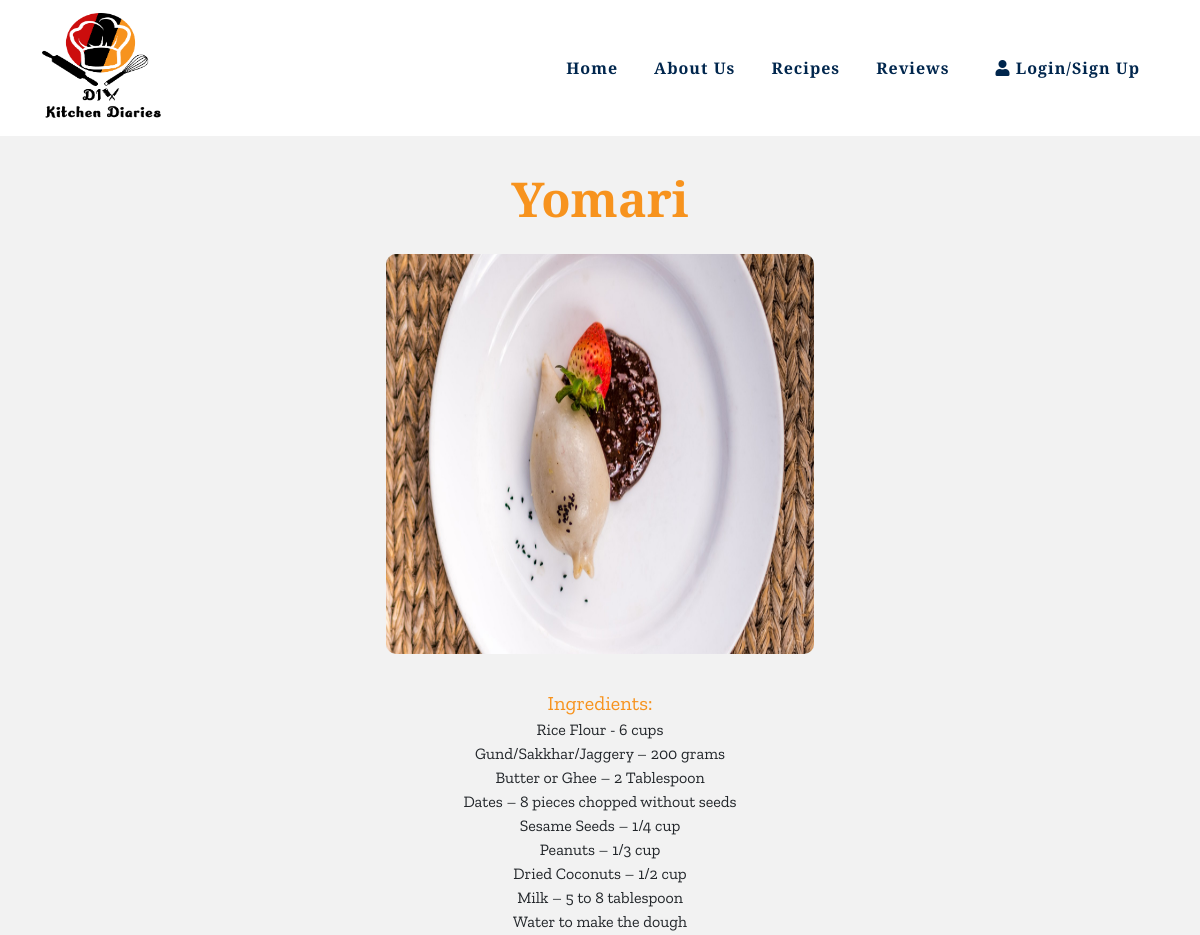
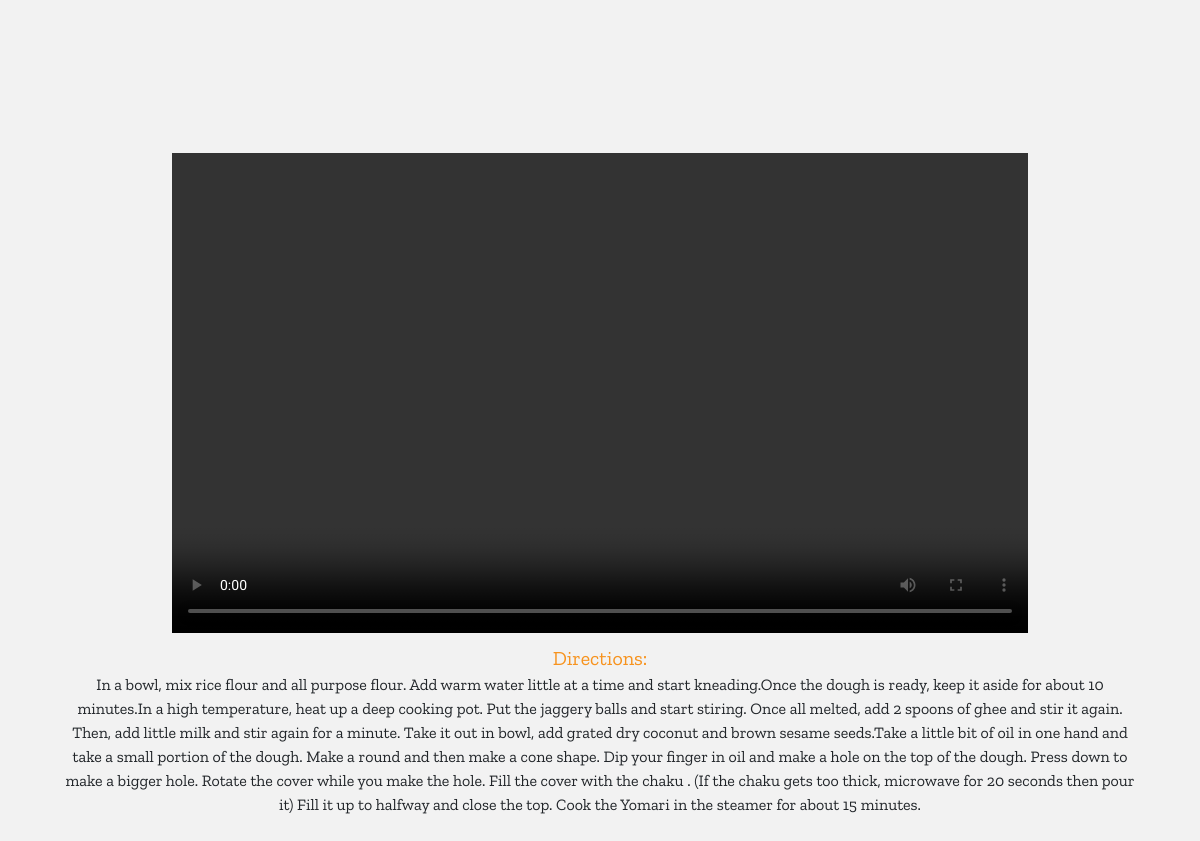
Screenshot of /fullRecipe.php?myrecipe=36 with the database file from the repository (2 pictures, top to bottom).
### tables this page shows
CREATE TABLE `usersrecipe` (
  `dish_id` int(255) NOT NULL,
  `userid` int(255) NOT NULL,
  `dish` varchar(255) NOT NULL,
  `directions` varchar(10000) NOT NULL,
  `photo` varchar(255) NOT NULL,
  `uploaded_on` datetime NOT NULL DEFAULT current_timestamp()
);

CREATE TABLE `ingredients` (
  `ing_id` int(255) NOT NULL,
  `userid` int(255) NOT NULL,
  `dish_id` int(255) NOT NULL,
  `ing1` varchar(255) NOT NULL,
  `ing2` varchar(255) NOT NULL,
  `ing3` varchar(255) NOT NULL,
  `ing4` varchar(255) NOT NULL,
  `ing5` varchar(255) NOT NULL,
  `ing6` varchar(255) NOT NULL,
  `ing7` varchar(255) NOT NULL,
  `ing8` varchar(255) NOT NULL,
  `ing9` varchar(255) NOT NULL,
  `ing10` varchar(255) NOT NULL,
  `ing11` varchar(255) NOT NULL,
  `ing12` varchar(255) NOT NULL,
  `ing13` varchar(255) NOT NULL,
  `ing14` varchar(255) NOT NULL,
  `ing15` varchar(255) NOT NULL,
  `ing16` varchar(255) NOT NULL
);

CREATE TABLE `videos` (
  `video_id` int(255) NOT NULL,
  `userid` int(255) NOT NULL,
  `dish_id` int(255) NOT NULL,
  `name` varchar(255) NOT NULL,
  `location` varchar(255) NOT NULL
);

### fullRecipe.php (the view, shortened to what this page needs)
<?php
include 'links/links.php';
?>
<?php
include 'includes/Navbar.php';
?>
<?php
$conn=mysqli_connect('localhost','root');
mysqli_select_db($conn, 'cookbook_db');
    if(isset($_GET['myrecipe']))
    {
       $dishid=$_GET['myrecipe'];
        $sql=$conn->prepare("select
         usersrecipe.dish,usersrecipe.dish_id,usersrecipe.directions,usersrecipe.photo,ingredients.ing1,ingredients.ing2,ingredients.ing3,ingredients.ing4,ingredients.ing5,ingredients.ing6,ingredients.ing7,ingredients.ing8,ingredients.ing9,ingredients.ing10,ingredients.ing11,ingredients.ing12,ingredients.ing13,ingredients.ing14,ingredients.ing15,ingredients.ing16,videos.name,videos.location,users.idUsers,users.uidUsers
         FROM
         usersrecipe LEFT OUTER JOIN users ON usersrecipe.userid=users.idUsers LEFT OUTER JOIN  videos ON usersrecipe.dish_id=videos.dish_id LEFT OUTER JOIN ingredients ON usersrecipe.dish_id=ingredients.dish_id where usersrecipe.dish_id=?");
        $sql->bind_param('s',$dishid);
         $sql->execute();
          $result = $sql->get_result();
        $row = $result->fetch_assoc();
        $dish=$row['dish'];
        $photo=$row['photo'];
        $directions=$row['directions'];
        $ing1=$row['ing1'];
        $ing2=$row['ing2'];
        $ing3=$row['ing3'];
        $ing4=$row['ing4'];
        $ing5=$row['ing5'];
        $ing6=$row['ing6'];
        $ing7=$row['ing7'];
        $ing8=$row['ing8'];
        $ing9=$row['ing9'];
        $ing10=$row['ing10'];
        $ing11=$row['ing11'];
        $ing12=$row['ing12'];
        $ing13=$row['ing13'];
        $ing14=$row['ing14'];
        $ing15=$row['ing15'];
        $video=$row['name'];
     }
    else{
         echo ("error:" .mysqli_error($conn));
        }
    ?>
    <div class="displayContainer">
     <div class="display">
    <ul>
     <li>
    <h1><?php echo $dish; ?></h1>
     </li>
     <li>
   <img src="<?php echo 'picUpload/'.$photo;?>" class="displayImage"><br>
</li>
   <li>
  <span class="title">Ingredients:</span><br>
   <?php
   echo $ing1."<br>";
   echo $ing2."<br>";
   echo $ing3."<br>";
   echo $ing4."<br>";
   echo $ing5."<br>";
   echo $ing6."<br>";
   echo $ing7."<br>";
   echo $ing8."<br>";
   echo $ing9."<br>";
   echo $ing10."<br>";
   echo $ing11."<br>";
   echo $ing12."<br>";
   echo $ing13."<br>";
   echo $ing14."<br>";
   echo $ing15."<br>";
   ?>
</li>
<li>
   <?php
   if(!$video==NULL){
    $location=$row['location'];
     echo "<div style='margin-bottom: auto;'>
          <video src='".$location."' controls width='80%' height='60%' ></video></div>";
     }
     ?>
</li>
<li>
  <span class="title">Directions:</span><br>
   <?php
   echo $directions."<br>";
   ?>
</li>
</ul>
</div>
</div>

### links/links.php (shortened to what this page needs)
    <link href="https://cdn.jsdelivr.net/npm/bootstrap@5.0.1/dist/css/bootstrap.min.css" rel="stylesheet">
    <link rel="stylesheet" href="https://cdnjs.cloudflare.com/ajax/libs/font-awesome/5.15.2/css/all.min.css">
    <link rel="stylesheet" href="">
    <link href="css/style.css" rel="stylesheet">
<link rel="stylesheet" href="css/styleForRegistration.css">
<link rel="stylesheet" type="text/css" href="https://stackpath.bootstrapcdn.com/font-awesome/4.7.0/css/font-awesome.min.css">

### includes/Navbar.php (shortened to what this page needs)
<header id="header">
  <nav class="navbar navbar-expand-lg navigation-wrap">
    <div class="container">
      <a class="navbar-brand" href="index.php"><img src="image/logo.png" width="120" height="110"></a>
     <div>
      <div class="collapse navbar-collapse" id="navbarText">
        <ul class="navbar-nav ms-auto mb-2 mb-lg-0">
          <li class="nav-item">
            <a class="nav-link"  href="index.php">Home</a>
          </li>
          <li class="nav-item">
            <a class="nav-link" href="#about">About Us</a>
          </li>
          <li class="nav-item">
            <a class="nav-link"  href="recipes.php" >Recipes</a>
          </li>
          <li class="nav-item">
            <a class="nav-link" href="#testimonial">Reviews</a>
          </li>
          <?php
          if (isset($_SESSION['userId']))
            {
             echo '<li class="nav-item">
            <a class="nav-link" href="includes/logout.inc.php"><i class="fas fa-user"></i> Logout</a>
          </li>';}
          else{
          echo '<li class="nav-item">
            <a class="nav-link" href="login.php"><i class="fas fa-user"></i> Login/Sign up</a>
          </li>';
          }?>
        </ul>
      </div>
    </div>
    </div>
  </nav>
</header>

### css/style.css (style rules this page uses)
*, *:after, *:before { -webkit-box-sizing: border-box; box-sizing: border-box; margin: 0; padding: 0; }
a, a:hover { text-decoration: none; }
ul, ol { margin: 0; padding: 0; }
h1 { font-size: 3rem; font-weight: 900; margin-bottom: 3rem; color: var(--white-color); }
#header { background: rgb(255, 255, 255); transition: all 0.5s; z-index: 997; padding: 0px 0; margin-top: 0px; }
.navigation-wrap { width:100%; left:0; z-index:1000; -webkit-transition:all 0.3s ease-out; transition:all 0.3s ease-out; }
.navigation-wrap .nav-item { padding:0 0.625rem; transition:all 200ms linear; }
.nav-link { font-size:1rem; font-weight: 600; text-transform: capitalize; color:var(--primary-color); letter-spacing: 1px; }
a.nav-link { position: relative; }
a.nav-link:before { content: ""; position: absolute; width: 100%; height: 2px; bottom: 0; left: 0; background-color: #ff9933; visibility: hidden; transform: scaleX(0); transition: all 0.3s ease-in-out; }
.display { margin-left: 5%; margin-right: 5%; margin-bottom: 5%; }
.display li { padding: 5px; text-align: center; list-style-type: none; }
.title { font-size: 20px; color: #f7931e; }
.display h1 { text-align: center; color: #f7931e; padding-top: 29px; }
.displayImage { width:40%; height: 50%; border-radius: 10px; align: center; display: block; margin-left: auto; margin-right: auto; margin-top: -3%; }

### css/styleForRegistration.css (style rules this page uses)
i { margin-left: 10px; }

### rows the page displays
usersrecipe: dish "Yomari", photo (picture), ingredients.ing1 "Rice Flour - 6 cups", ingredients.ing2 "Gund/Sakkhar/Jaggery – 200 grams", ingredients.ing3 "Butter or Ghee – 2 Tablespoon", ingredients.ing4 "Dates – 8 pieces chopped without seeds", ingredients.ing5 "Sesame Seeds – 1/4 cup", ingredients.ing6 "Peanuts – 1/3 cup", ingredients.ing7 "Dried Coconuts – 1/2 cup", ingredients.ing8 "Milk – 5 to 8 tablespoon", ingredients.ing9 "Water to make the dough", directions "In a bowl, mix rice flour and all purpose flour. Add warm water little at a time and start kneading.Once the dough is ready, keep it aside for about 10 minutes.In a high temperature, heat up a deep cooking pot. Put the jaggery balls and start stiring. Once all melted, add 2 spoons of ghee and stir it again. Then, add little milk and stir again for a minute. Take it out in bowl, add grated dry coconut and brown sesame seeds.Take a little bit of oil in one hand and take a small portion of the dough. Make a round and then make a cone shape. Dip your finger in oil and make a hole on the top of the dough. Press down to make a bigger hole. Rotate the cover while you make the hole. Fill the cover…"
